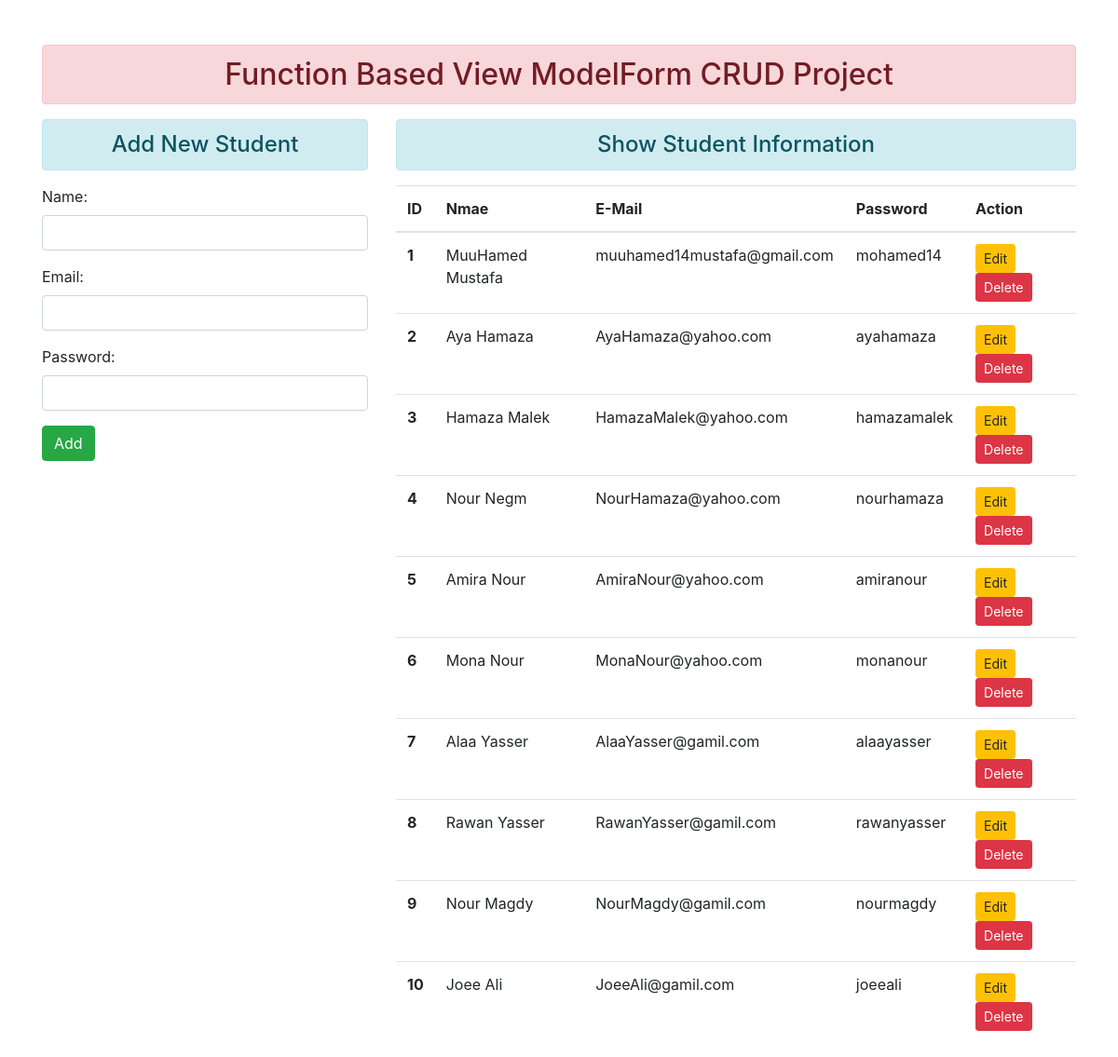
/enroll/add_and_show_data/, run on the app's committed database.
### enroll/models.py (models this page shows)
class User(models.Model):
    name = models.CharField(max_length=100)
    email = models.EmailField(max_length=100)
    password = models.CharField(max_length=100)

### enroll/views.py (the view)
# urls.py: path('add_and_show_data/',views.add_show,name='add_and_show_data'),
def add_show(request):
    form = studentRegistration()
    if request.method == 'POST':
        form = studentRegistration(request.POST)
        if form.is_valid():
            form.save()
        else:
            form = studentRegistration()
    student = User.objects.all()
    return render(request,'enroll/add_and_show_data.html',{'form':form,'student':student})

### enroll/forms.py
class studentRegistration(forms.ModelForm):
    class Meta:
        model = User
        fields = ['name','email','password']
        widgets = {
            'name': forms.TextInput(attrs={'class':'form-control'}),
            'email': forms.EmailInput(attrs={'class':'form-control'}),
            'password': forms.PasswordInput(render_value=True,attrs={'class':'form-control'}),
        }

### enroll/templates/enroll/add_and_show_data.html (shortened to what this page needs)
{% extends 'enroll/base.html' %}
{% block content %}
    <div class="row">
        <div class="col-sm-4">
            <h4 class="text-center alert alert-info"> Add New Student </h4>
            <form method="POST">
                {{form.as_p}}
                <input type="submit" class="btn btn-success" value="Add">
            </form>
        </div>
    <div class="col-sm-8">
        <h4 class="text-center alert alert-info"> Show Student Information </h4>
        {% if student %}
            <table class="table table-hover">
                <thead>
                <tr>
                    <th scope="col">ID</th>
                    <th scope="col">Nmae</th>
                    <th scope="col">E-Mail</th>
                    <th scope="col">Password</th>
                    <th scope="col">Action</th>
                </tr>
                </thead>
                <tbody>
                 {% for stu in student %}
                <tr>
                    <th scope="row">{{stu.id}}</th>
                    <td>{{stu.name}}</td>
                    <td>{{stu.email}}</td>
                    <td>{{stu.password}}</td>
                    <td>
                        <a href="{% url 'enroll:update_data' stu.id %}" class="btn btn-warning btn-sm"> Edit </a>
                        <a href="{% url 'enroll:delete_student' stu.id %}" class="btn btn-danger btn-sm"> Delete </a>
                    </td>
                </tr>
               {% endfor %}
                </tbody>
            </table>
        {% else %}
            <h4 class="text-center alert alert-danger"> No Records </h4>
        {% endif %}
    </div>
    </div>
{% endblock %}

### enroll/templates/enroll/base.html (shortened to what this page needs)
{% load static %}
<!DOCTYPE html>
<html>
<head>
    <link rel='stylesheet' href='{% static "enroll/css/bootstrap.css" %}'>
</head>
<body>
    <div class="container mt-5">
        <h2 class="text-center alert alert-danger"> Function Based View ModelForm CRUD Project </h2>
        {% block content %}
        {% endblock %}
    </div>
</body>
</html>

### data on the page
User: id "1", name "MuuHamed Mustafa", email "muuhamed14mustafa@gmail.com", password "mohamed14"
User: id "2", name "Aya Hamaza", email "AyaHamaza@yahoo.com", password "ayahamaza"
User: id "3", name "Hamaza Malek", email "HamazaMalek@yahoo.com", password "hamazamalek"
User: id "4", name "Nour Negm", email "NourHamaza@yahoo.com", password "nourhamaza"
User: id "5", name "Amira Nour", email "AmiraNour@yahoo.com", password "amiranour"
User: id "6", name "Mona Nour", email "MonaNour@yahoo.com", password "monanour"
User: id "7", name "Alaa Yasser", email "AlaaYasser@gamil.com", password "alaayasser"
User: id "8", name "Rawan Yasser", email "RawanYasser@gamil.com", password "rawanyasser"
User: id "9", name "Nour Magdy", email "NourMagdy@gamil.com", password "nourmagdy"
User: id "10", name "Joee Ali", email "JoeeAli@gamil.com", password "joeeali"
